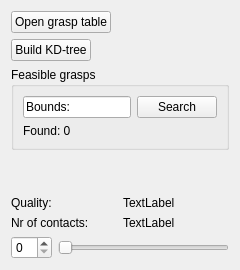
     <widget class="QWidget" name="tab_3">
      <attribute name="title">
       <string>Page</string>
      </attribute>
      <layout class="QVBoxLayout" name="verticalLayout_9">
       <item>
        <layout class="QHBoxLayout" name="horizontalLayout_6">
         <item>
          <widget class="QPushButton" name="_graspTableLoadBtn">
           <property name="text">
            <string>Open grasp table</string>
           </property>
          </widget>
         </item>
         <item>
          <spacer name="horizontalSpacer">
           <property name="orientation">
            <enum>Qt::Horizontal</enum>
           </property>
           <property name="sizeHint" stdset="0">
            <size>
             <width>40</width>
             <height>20</height>
            </size>
           </property>
          </spacer>
         </item>
        </layout>
       </item>
       <item>
        <layout class="QHBoxLayout" name="horizontalLayout_10">
         <item>
          <widget class="QPushButton" name="_buildTreeBtn">
           <property name="text">
            <string>Build KD-tree</string>
           </property>
          </widget>
         </item>
         <item>
          <spacer name="horizontalSpacer_2">
           <property name="orientation">
            <enum>Qt::Horizontal</enum>
           </property>
           <property name="sizeHint" stdset="0">
            <size>
             <width>40</width>
             <height>20</height>
            </size>
           </property>
          </spacer>
         </item>
        </layout>
       </item>
       <item>
        <widget class="QGroupBox" name="groupBox_3">
         <property name="title">
          <string>Feasible grasps</string>
         </property>
         <layout class="QVBoxLayout" name="verticalLayout_8">
          <item>
           <layout class="QHBoxLayout" name="horizontalLayout_8">
            <item>
             <widget class="QLineEdit" name="lineEdit">
              <property name="text">
               <string>Bounds:</string>
              </property>
             </widget>
            </item>
            <item>
             <widget class="QPushButton" name="_searchBtn">
              <property name="text">
               <string>Search</string>
              </property>
             </widget>
            </item>
           </layout>
          </item>
          <item>
           <layout class="QHBoxLayout" name="horizontalLayout_9">
            <item>
             <widget class="QLabel" name="_foundFeasibleLbl">
              <property name="text">
               <string>Found: 0</string>
              </property>
             </widget>
            </item>
           </layout>
          </item>
         </layout>
        </widget>
       </item>
       <item>
        <spacer name="verticalSpacer_3">
         <property name="orientation">
          <enum>Qt::Vertical</enum>
         </property>
         <property name="sizeHint" stdset="0">
          <size>
           <width>20</width>
           <height>40</height>
          </size>
         </property>
        </spacer>
       </item>
       <item>
        <layout class="QGridLayout" name="gridLayout_2">
         <item row="0" column="0">
          <widget class="QLabel" name="_qualityLbl">
           <property name="text">
            <string>Quality: </string>
           </property>
          </widget>
         </item>
         <item row="1" column="0">
          <widget class="QLabel" name="_contactLbl">
           <property name="text">
            <string>Nr of contacts: </string>
           </property>
          </widget>
         </item>
         <item row="0" column="1">
          <widget class="QLabel" name="label_25">
           <property name="text">
            <string>TextLabel</string>
           </property>
          </widget>
         </item>
         <item row="1" column="1">
          <widget class="QLabel" name="label_26">
           <property name="text">
            <string>TextLabel</string>
           </property>
          </widget>
         </item>
        </layout>
       </item>
       <item>
        <layout class="QHBoxLayout" name="horizontalLayout_7">
         <item>
          <widget class="QSpinBox" name="_graspSpin"/>
         </item>
         <item>
          <widget class="QSlider" name="_graspTableSlider">
           <property name="orientation">
            <enum>Qt::Horizontal</enum>
           </property>
          </widget>
         </item>
        </layout>
       </item>
      </layout>
     </widget>
